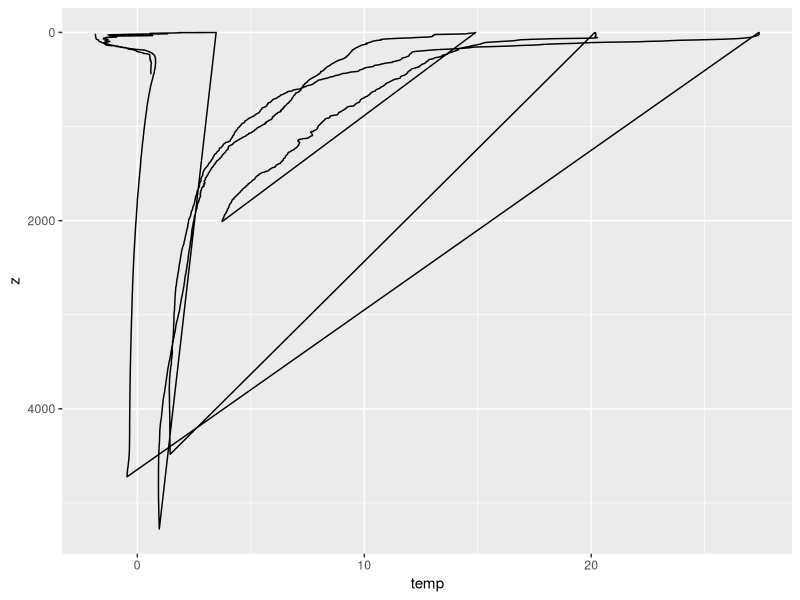
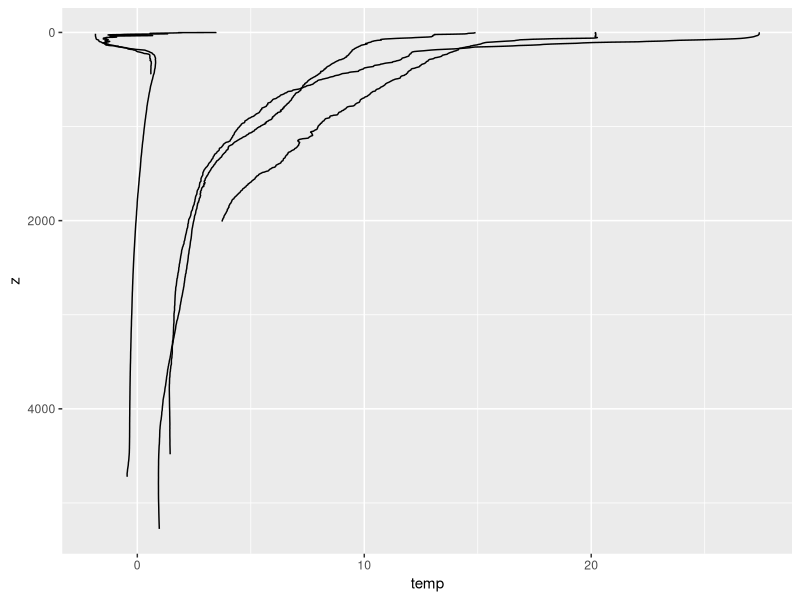
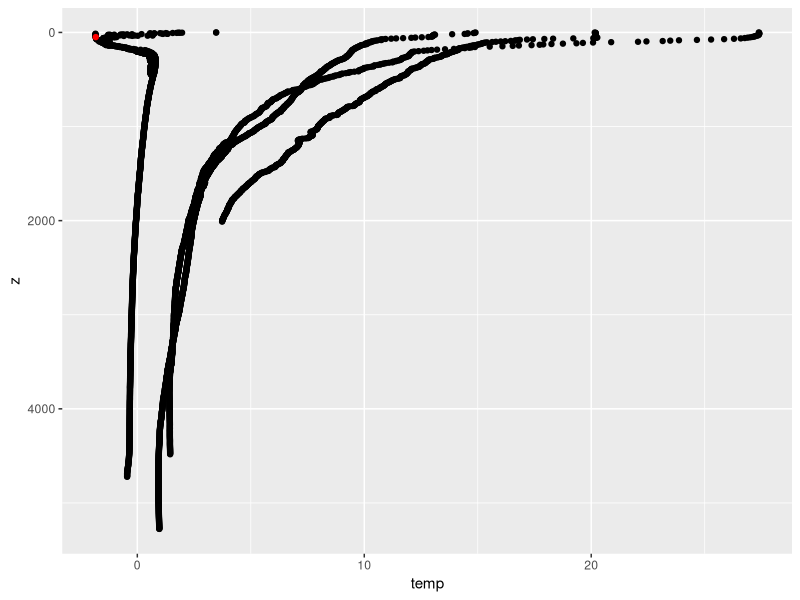
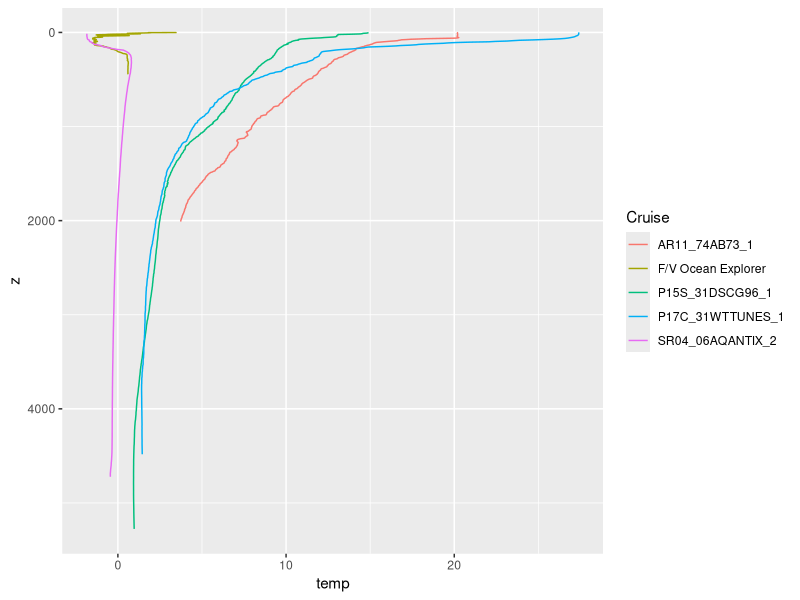

Reproduce these figures in R, in order. (Note: this script raises an error after producing the figures.)
## ---- chunk 1
library(tidyverse)
## ---- chunk 2
df <- read_csv("profiles.csv")
ggplot(df) +
  geom_path(aes(temp, z)) +
  scale_y_reverse()
## ---- chunk 3
ggplot(df) +
  geom_path(aes(temp, z, group = Cruise)) +
  scale_y_reverse()
## ---- chunk 4
ggplot(df) +
  geom_point(aes(temp, z)) +
  geom_point(aes(temp, z), 
             data = filter(df, Cruise == "SR04_06AQANTIX_2" & round(pres) == 50),
             color = "red") +
  scale_y_reverse()
## ---- chunk 5
ggplot(df) +
  geom_path(aes(x = temp, y = z, color = Cruise)) +
  scale_y_reverse()
## ---- chunk 6
ggplot(df) +
  geom_path(aes(temp, z), color = Cruise) +
  scale_y_reverse()
## ---- chunk 7
ggplot(df) +
  geom_path(aes(temp, z, group = Cruise), color = "blue", size = 2) +
  scale_y_reverse()
